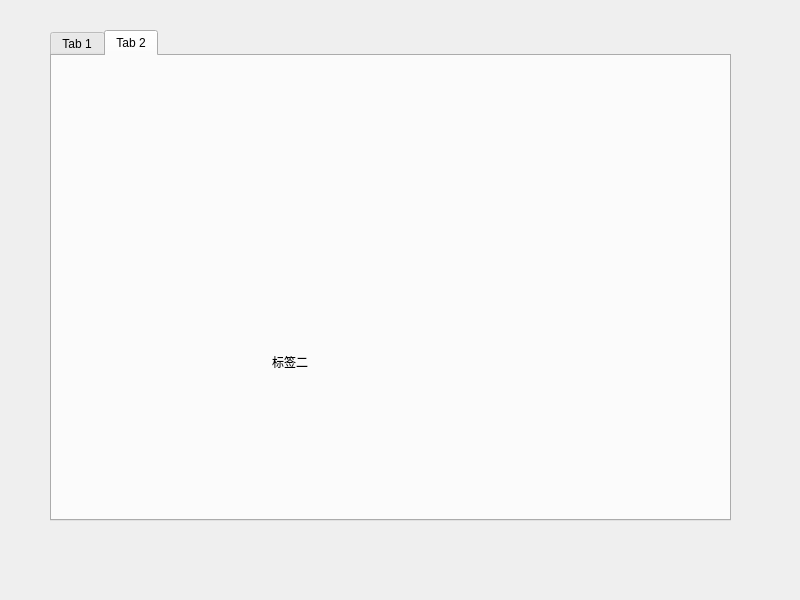
<?xml version="1.0" encoding="UTF-8"?>
<ui version="4.0">
 <class>Widget</class>
 <widget class="QWidget" name="Widget">
  <property name="geometry">
   <rect>
    <x>0</x>
    <y>0</y>
    <width>800</width>
    <height>600</height>
   </rect>
  </property>
  <property name="windowTitle">
   <string>Widget</string>
  </property>
  <widget class="QTabWidget" name="tabWidget">
   <property name="geometry">
    <rect>
     <x>50</x>
     <y>30</y>
     <width>681</width>
     <height>491</height>
    </rect>
   </property>
   <property name="currentIndex">
    <number>1</number>
   </property>
   <widget class="QWidget" name="tab">
    <attribute name="title">
     <string>Tab 1</string>
    </attribute>
    <widget class="QLabel" name="label">
     <property name="geometry">
      <rect>
       <x>240</x>
       <y>230</y>
       <width>271</width>
       <height>91</height>
      </rect>
     </property>
     <property name="text">
      <string>标签1</string>
     </property>
    </widget>
   </widget>
   <widget class="QWidget" name="tab_2">
    <attribute name="title">
     <string>Tab 2</string>
    </attribute>
    <widget class="QLabel" name="label_2">
     <property name="geometry">
      <rect>
       <x>220</x>
       <y>260</y>
       <width>271</width>
       <height>91</height>
      </rect>
     </property>
     <property name="text">
      <string>标签二</string>
     </property>
    </widget>
   </widget>
  </widget>
 </widget>
 <resources/>
 <connections/>
</ui>
